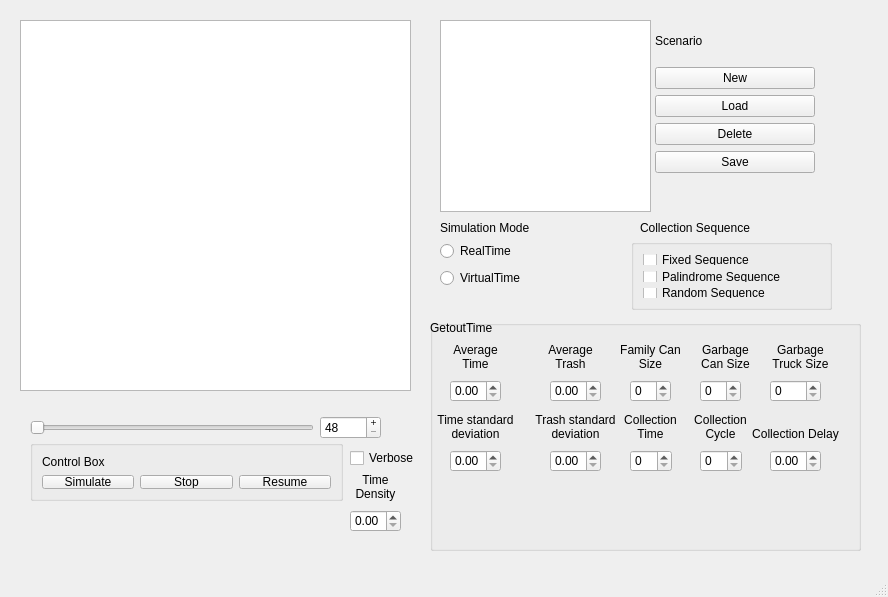
<?xml version="1.0" encoding="UTF-8"?>
<ui version="4.0">
 <class>Pohangsim</class>
 <widget class="QMainWindow" name="Pohangsim">
  <property name="geometry">
   <rect>
    <x>0</x>
    <y>0</y>
    <width>888</width>
    <height>597</height>
   </rect>
  </property>
  <property name="windowTitle">
   <string>MainWindow</string>
  </property>
  <widget class="QWidget" name="centralwidget">
   <widget class="QGroupBox" name="CollectionSequence">
    <property name="geometry">
     <rect>
      <x>631</x>
      <y>239</y>
      <width>201</width>
      <height>71</height>
     </rect>
    </property>
    <layout class="QVBoxLayout" name="verticalLayout">
     <item>
      <widget class="QCheckBox" name="checkBox">
       <property name="acceptDrops">
        <bool>false</bool>
       </property>
       <property name="text">
        <string>Fixed Sequence</string>
       </property>
      </widget>
     </item>
     <item>
      <widget class="QCheckBox" name="checkBox_2">
       <property name="acceptDrops">
        <bool>false</bool>
       </property>
       <property name="text">
        <string>Palindrome Sequence</string>
       </property>
      </widget>
     </item>
     <item>
      <widget class="QCheckBox" name="checkBox_3">
       <property name="acceptDrops">
        <bool>false</bool>
       </property>
       <property name="text">
        <string>Random Sequence</string>
       </property>
      </widget>
     </item>
    </layout>
   </widget>
   <widget class="QWidget" name="verticalLayoutWidget_2">
    <property name="geometry">
     <rect>
      <x>440</x>
      <y>240</y>
      <width>160</width>
      <height>51</height>
     </rect>
    </property>
    <layout class="QVBoxLayout" name="timeMode">
     <item>
      <widget class="QRadioButton" name="RealTime">
       <property name="text">
        <string>RealTime</string>
       </property>
      </widget>
     </item>
     <item>
      <widget class="QRadioButton" name="VirtualTime">
       <property name="text">
        <string>VirtualTime</string>
       </property>
      </widget>
     </item>
    </layout>
   </widget>
   <widget class="QWidget" name="verticalLayoutWidget_3">
    <property name="geometry">
     <rect>
      <x>655</x>
      <y>20</y>
      <width>160</width>
      <height>153</height>
     </rect>
    </property>
    <layout class="QVBoxLayout" name="ScenarioControl">
     <item>
      <widget class="QLabel" name="label_5">
       <property name="text">
        <string>Scenario</string>
       </property>
      </widget>
     </item>
     <item>
      <widget class="QPushButton" name="new_button">
       <property name="text">
        <string>New</string>
       </property>
      </widget>
     </item>
     <item>
      <widget class="QPushButton" name="load_button">
       <property name="text">
        <string>Load</string>
       </property>
      </widget>
     </item>
     <item>
      <widget class="QPushButton" name="delete_button">
       <property name="text">
        <string>Delete</string>
       </property>
      </widget>
     </item>
     <item>
      <widget class="QPushButton" name="save_button">
       <property name="text">
        <string>Save</string>
       </property>
      </widget>
     </item>
    </layout>
   </widget>
   <widget class="QGroupBox" name="controlBox">
    <property name="geometry">
     <rect>
      <x>30</x>
      <y>440</y>
      <width>313</width>
      <height>61</height>
     </rect>
    </property>
    <layout class="QVBoxLayout" name="verticalLayout_3">
     <item>
      <widget class="QLabel" name="label_6">
       <property name="text">
        <string>Control Box</string>
       </property>
      </widget>
     </item>
     <item>
      <layout class="QHBoxLayout" name="horizontalLayout">
       <item>
        <widget class="QPushButton" name="SimulateButton">
         <property name="text">
          <string>Simulate</string>
         </property>
        </widget>
       </item>
       <item>
        <widget class="QPushButton" name="StopButton">
         <property name="text">
          <string>Stop</string>
         </property>
        </widget>
       </item>
       <item>
        <widget class="QPushButton" name="ResumeButton">
         <property name="text">
          <string>Resume</string>
         </property>
        </widget>
       </item>
      </layout>
     </item>
    </layout>
   </widget>
   <widget class="QListWidget" name="listWidget">
    <property name="geometry">
     <rect>
      <x>440</x>
      <y>20</y>
      <width>211</width>
      <height>192</height>
     </rect>
    </property>
   </widget>
   <widget class="QLabel" name="label_11">
    <property name="geometry">
     <rect>
      <x>440</x>
      <y>220</y>
      <width>101</width>
      <height>16</height>
     </rect>
    </property>
    <property name="text">
     <string>Simulation Mode</string>
    </property>
   </widget>
   <widget class="QLabel" name="label_12">
    <property name="geometry">
     <rect>
      <x>640</x>
      <y>220</y>
      <width>141</width>
      <height>16</height>
     </rect>
    </property>
    <property name="text">
     <string>Collection Sequence</string>
    </property>
   </widget>
   <widget class="QGraphicsView" name="output">
    <property name="geometry">
     <rect>
      <x>20</x>
      <y>20</y>
      <width>391</width>
      <height>371</height>
     </rect>
    </property>
   </widget>
   <widget class="QCheckBox" name="Verbosebox">
    <property name="geometry">
     <rect>
      <x>350</x>
      <y>450</y>
      <width>77</width>
      <height>16</height>
     </rect>
    </property>
    <property name="text">
     <string>Verbose</string>
    </property>
   </widget>
   <widget class="QWidget" name="layoutWidget">
    <property name="geometry">
     <rect>
      <x>30</x>
      <y>410</y>
      <width>351</width>
      <height>35</height>
     </rect>
    </property>
    <layout class="QHBoxLayout" name="simulTime">
     <item>
      <widget class="QSlider" name="simulationtimeslider">
       <property name="acceptDrops">
        <bool>true</bool>
       </property>
       <property name="minimum">
        <number>48</number>
       </property>
       <property name="maximum">
        <number>87600</number>
       </property>
       <property name="singleStep">
        <number>1</number>
       </property>
       <property name="pageStep">
        <number>24</number>
       </property>
       <property name="tracking">
        <bool>false</bool>
       </property>
       <property name="orientation">
        <enum>Qt::Horizontal</enum>
       </property>
       <property name="invertedAppearance">
        <bool>false</bool>
       </property>
       <property name="invertedControls">
        <bool>false</bool>
       </property>
       <property name="tickPosition">
        <enum>QSlider::NoTicks</enum>
       </property>
       <property name="tickInterval">
        <number>24</number>
       </property>
      </widget>
     </item>
     <item>
      <widget class="QSpinBox" name="simulationtimeinput">
       <property name="buttonSymbols">
        <enum>QAbstractSpinBox::PlusMinus</enum>
       </property>
       <property name="accelerated">
        <bool>true</bool>
       </property>
       <property name="minimum">
        <number>48</number>
       </property>
       <property name="maximum">
        <number>87600</number>
       </property>
       <property name="singleStep">
        <number>1</number>
       </property>
      </widget>
     </item>
    </layout>
   </widget>
   <widget class="QGroupBox" name="parameterGroup">
    <property name="geometry">
     <rect>
      <x>430</x>
      <y>320</y>
      <width>431</width>
      <height>231</height>
     </rect>
    </property>
    <property name="title">
     <string/>
    </property>
    <widget class="QLabel" name="label">
     <property name="geometry">
      <rect>
       <x>0</x>
       <y>0</y>
       <width>71</width>
       <height>16</height>
      </rect>
     </property>
     <property name="text">
      <string>GetoutTime</string>
     </property>
    </widget>
    <widget class="QDoubleSpinBox" name="AverageTime">
     <property name="geometry">
      <rect>
       <x>20</x>
       <y>60</y>
       <width>51</width>
       <height>22</height>
      </rect>
     </property>
    </widget>
    <widget class="QLabel" name="label_15">
     <property name="geometry">
      <rect>
       <x>20</x>
       <y>20</y>
       <width>51</width>
       <height>31</height>
      </rect>
     </property>
     <property name="text">
      <string>Average Time</string>
     </property>
     <property name="alignment">
      <set>Qt::AlignBottom|Qt::AlignHCenter</set>
     </property>
     <property name="wordWrap">
      <bool>true</bool>
     </property>
    </widget>
    <widget class="QDoubleSpinBox" name="AverageTrash">
     <property name="geometry">
      <rect>
       <x>120</x>
       <y>60</y>
       <width>51</width>
       <height>22</height>
      </rect>
     </property>
    </widget>
    <widget class="QLabel" name="label_18">
     <property name="geometry">
      <rect>
       <x>110</x>
       <y>20</y>
       <width>61</width>
       <height>31</height>
      </rect>
     </property>
     <property name="text">
      <string>Average Trash</string>
     </property>
     <property name="alignment">
      <set>Qt::AlignBottom|Qt::AlignHCenter</set>
     </property>
     <property name="wordWrap">
      <bool>true</bool>
     </property>
    </widget>
    <widget class="QDoubleSpinBox" name="TimeStandardDeviation">
     <property name="geometry">
      <rect>
       <x>20</x>
       <y>130</y>
       <width>51</width>
       <height>22</height>
      </rect>
     </property>
    </widget>
    <widget class="QLabel" name="label_17">
     <property name="geometry">
      <rect>
       <x>0</x>
       <y>90</y>
       <width>91</width>
       <height>31</height>
      </rect>
     </property>
     <property name="contextMenuPolicy">
      <enum>Qt::DefaultContextMenu</enum>
     </property>
     <property name="toolTipDuration">
      <number>0</number>
     </property>
     <property name="layoutDirection">
      <enum>Qt::LeftToRight</enum>
     </property>
     <property name="text">
      <string>Time standard deviation</string>
     </property>
     <property name="alignment">
      <set>Qt::AlignBottom|Qt::AlignHCenter</set>
     </property>
     <property name="wordWrap">
      <bool>true</bool>
     </property>
    </widget>
    <widget class="QDoubleSpinBox" name="TrashStandardDeviation">
     <property name="geometry">
      <rect>
       <x>120</x>
       <y>130</y>
       <width>51</width>
       <height>22</height>
      </rect>
     </property>
    </widget>
    <widget class="QLabel" name="label_16">
     <property name="geometry">
      <rect>
       <x>100</x>
       <y>90</y>
       <width>91</width>
       <height>31</height>
      </rect>
     </property>
     <property name="text">
      <string>Trash standard deviation</string>
     </property>
     <property name="alignment">
      <set>Qt::AlignBottom|Qt::AlignHCenter</set>
     </property>
     <property name="wordWrap">
      <bool>true</bool>
     </property>
    </widget>
    <widget class="QSpinBox" name="GarbageCanSize">
     <property name="geometry">
      <rect>
       <x>270</x>
       <y>60</y>
       <width>41</width>
       <height>22</height>
      </rect>
     </property>
    </widget>
    <widget class="QLabel" name="label_3">
     <property name="geometry">
      <rect>
       <x>260</x>
       <y>20</y>
       <width>71</width>
       <height>31</height>
      </rect>
     </property>
     <property name="text">
      <string>Garbage Can Size</string>
     </property>
     <property name="alignment">
      <set>Qt::AlignBottom|Qt::AlignHCenter</set>
     </property>
     <property name="wordWrap">
      <bool>true</bool>
     </property>
    </widget>
    <widget class="QSpinBox" name="FamilyCanSize">
     <property name="geometry">
      <rect>
       <x>200</x>
       <y>60</y>
       <width>41</width>
       <height>22</height>
      </rect>
     </property>
    </widget>
    <widget class="QLabel" name="label_13">
     <property name="geometry">
      <rect>
       <x>190</x>
       <y>20</y>
       <width>61</width>
       <height>31</height>
      </rect>
     </property>
     <property name="text">
      <string>Family Can Size</string>
     </property>
     <property name="alignment">
      <set>Qt::AlignBottom|Qt::AlignHCenter</set>
     </property>
     <property name="wordWrap">
      <bool>true</bool>
     </property>
    </widget>
    <widget class="QSpinBox" name="CollectionCycle">
     <property name="geometry">
      <rect>
       <x>270</x>
       <y>130</y>
       <width>42</width>
       <height>22</height>
      </rect>
     </property>
    </widget>
    <widget class="QLabel" name="label_8">
     <property name="geometry">
      <rect>
       <x>260</x>
       <y>90</y>
       <width>61</width>
       <height>31</height>
      </rect>
     </property>
     <property name="text">
      <string>Collection Cycle</string>
     </property>
     <property name="alignment">
      <set>Qt::AlignBottom|Qt::AlignHCenter</set>
     </property>
     <property name="wordWrap">
      <bool>true</bool>
     </property>
    </widget>
    <widget class="QSpinBox" name="GarbageTruckSize">
     <property name="geometry">
      <rect>
       <x>340</x>
       <y>60</y>
       <width>51</width>
       <height>22</height>
      </rect>
     </property>
    </widget>
    <widget class="QLabel" name="label_4">
     <property name="geometry">
      <rect>
       <x>340</x>
       <y>20</y>
       <width>61</width>
       <height>31</height>
      </rect>
     </property>
     <property name="text">
      <string>Garbage Truck Size</string>
     </property>
     <property name="alignment">
      <set>Qt::AlignBottom|Qt::AlignHCenter</set>
     </property>
     <property name="wordWrap">
      <bool>true</bool>
     </property>
    </widget>
    <widget class="QDoubleSpinBox" name="CollectionDelay">
     <property name="geometry">
      <rect>
       <x>340</x>
       <y>130</y>
       <width>51</width>
       <height>22</height>
      </rect>
     </property>
    </widget>
    <widget class="QLabel" name="label_14">
     <property name="geometry">
      <rect>
       <x>320</x>
       <y>90</y>
       <width>91</width>
       <height>31</height>
      </rect>
     </property>
     <property name="text">
      <string>Collection Delay</string>
     </property>
     <property name="alignment">
      <set>Qt::AlignBottom|Qt::AlignHCenter</set>
     </property>
     <property name="wordWrap">
      <bool>true</bool>
     </property>
    </widget>
    <widget class="QSpinBox" name="CollectionTime">
     <property name="geometry">
      <rect>
       <x>200</x>
       <y>130</y>
       <width>42</width>
       <height>22</height>
      </rect>
     </property>
    </widget>
    <widget class="QLabel" name="label_2">
     <property name="geometry">
      <rect>
       <x>190</x>
       <y>90</y>
       <width>61</width>
       <height>31</height>
      </rect>
     </property>
     <property name="text">
      <string>Collection Time</string>
     </property>
     <property name="alignment">
      <set>Qt::AlignBottom|Qt::AlignHCenter</set>
     </property>
     <property name="wordWrap">
      <bool>true</bool>
     </property>
    </widget>
   </widget>
   <widget class="QWidget" name="resultWidget" native="true">
    <property name="geometry">
     <rect>
      <x>20</x>
      <y>20</y>
      <width>391</width>
      <height>371</height>
     </rect>
    </property>
   </widget>
   <widget class="QDoubleSpinBox" name="TimeDensity">
    <property name="geometry">
     <rect>
      <x>350</x>
      <y>510</y>
      <width>51</width>
      <height>22</height>
     </rect>
    </property>
   </widget>
   <widget class="QLabel" name="label_19">
    <property name="geometry">
     <rect>
      <x>350</x>
      <y>470</y>
      <width>51</width>
      <height>31</height>
     </rect>
    </property>
    <property name="text">
     <string>Time Density</string>
    </property>
    <property name="alignment">
     <set>Qt::AlignBottom|Qt::AlignHCenter</set>
    </property>
    <property name="wordWrap">
     <bool>true</bool>
    </property>
   </widget>
  </widget>
  <widget class="QMenuBar" name="menubar">
   <property name="geometry">
    <rect>
     <x>0</x>
     <y>0</y>
     <width>888</width>
     <height>22</height>
    </rect>
   </property>
  </widget>
  <widget class="QStatusBar" name="statusbar"/>
 </widget>
 <resources/>
 <connections/>
</ui>
